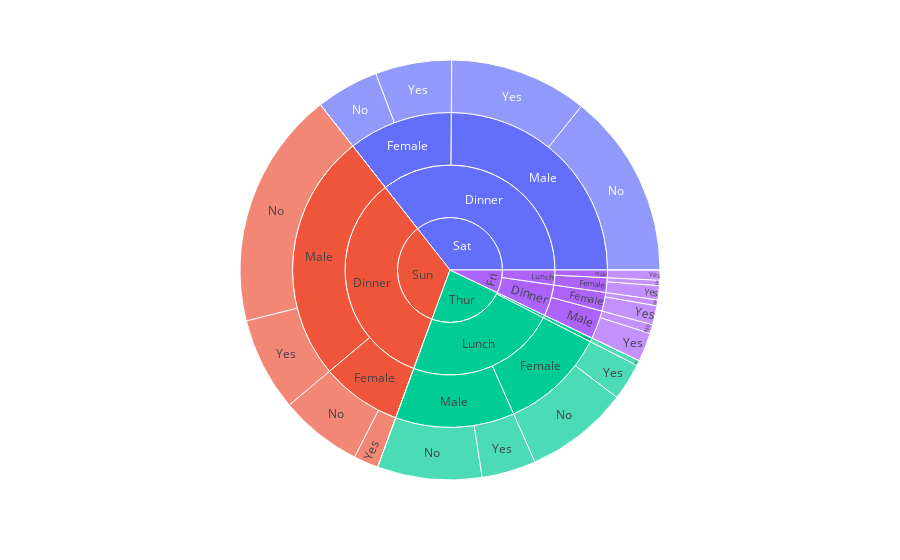

Source (notebook cell):
### Code cell
#sunbrust
px.sunburst(
    data_frame=tips,
    path=['day','time','sex','smoker'],
    values='tip'
)

### Figure 1 — Plotly figure (JSON) as saved in the notebook; plotly's stock layout.template omitted (floating-point values rounded to 4 significant figures)
{"data": [{"branchvalues": "total", "domain": {"x": [0, 1], "y": [0, 1]}, "hovertemplate": "labels=%{label}<br>tip=%{value}<br>parent=%{parent}<br>id=%{id}<extra></extra>", "ids": ["Thur/Lunch/Male/Yes", "Fri/Lunch/Male/Yes", "Sat/Lunch/Male/Yes", "Sun/Lunch/Male/Yes", "Thur/Dinner/Male/Yes", "Fri/Dinner/Male/Yes", "Sat/Dinner/Male/Yes", "Sun/Dinner/Male/Yes", "Thur/Lunch/Female/Yes", "Fri/Lunch/Female/Yes", "Sat/Lunch/Female/Yes", "Sun/Lunch/Female/Yes", "Thur/Dinner/Female/Yes", "Fri/Dinner/Female/Yes", "Sat/Dinner/Female/Yes", "Sun/Dinner/Female/Yes", "Thur/Lunch/Male/No", "Fri/Lunch/Male/No", "Sat/Lunch/Male/No", "Sun/Lunch/Male/No", "Thur/Dinner/Male/No", "Fri/Dinner/Male/No", "Sat/Dinner/Male/No", "Sun/Dinner/Male/No", "Thur/Lunch/Female/No", "Fri/Lunch/Female/No", "Sat/Lunch/Female/No", "Sun/Lunch/Female/No", "Thur/Dinner/Female/No", "Fri/Dinner/Female/No", "Sat/Dinner/Female/No", "Sun/Dinner/Female/No", "Thur/Lunch/Male", "Fri/Lunch/Male", "Sat/Lunch/Male", "Sun/Lunch/Male", "Thur/Dinner/Male", "Fri/Dinner/Male", "Sat/Dinner/Male", "Sun/Dinner/Male", "Thur/Lunch/Female", "Fri/Lunch/Female", "Sat/Lunch/Female", "Sun/Lunch/Female", "Thur/Dinner/Female", "Fri/Dinner/Female", "Sat/Dinner/Female", "Sun/Dinner/Female", "Thur/Lunch", "Fri/Lunch", "Sat/Lunch", "Sun/Lunch", "Thur/Dinner", "Fri/Dinner", "Sat/Dinner", "Sun/Dinner", "Thur", "Fri", "Sat", "Sun"], "labels": ["Yes", "Yes", "Yes", "Yes", "Yes", "Yes", "Yes", "Yes", "Yes", "Yes", "Yes", "Yes", "Yes", "Yes", "Yes", "Yes", "No", "No", "No", "No", "No", "No", "No", "No", "No", "No", "No", "No", "No", "No", "No", "No", "Male", "Male", "Male", "Male", "Male", "Male", "Male", "Male", "Female", "Female", "Female", "Female", "Female", "Female", "Female", "Female", "Lunch", "Lunch", "Lunch", "Lunch", "Dinner", "Dinner", "Dinner", "Dinner", "Thur", "Fri", "Sat", "Sun"], "name": "", "parents": ["Thur/Lunch/Male", "Fri/Lunch/Male", "Sat/Lunch/Male", "Sun/Lunch/Male", "Thur/Dinner/Male", "Fri/Dinner/Male", "Sat/Dinner/Male", "Sun/Dinner/Male", "Thur/Lunch/Female", "Fri/Lunch/Female", "Sat/Lunch/Female", "Sun/Lunch/Female", "Thur/Dinner/Female", "Fri/Dinner/Female", "Sat/Dinner/Female", "Sun/Dinner/Female", "Thur/Lunch/Male", "Fri/Lunch/Male", "Sat/Lunch/Male", "Sun/Lunch/Male", "Thur/Dinner/Male", "Fri/Dinner/Male", "Sat/Dinner/Male", "Sun/Dinner/Male", "Thur/Lunch/Female", "Fri/Lunch/Female", "Sat/Lunch/Female", "Sun/Lunch/Female", "Thur/Dinner/Female", "Fri/Dinner/Female", "Sat/Dinner/Female", "Sun/Dinner/Female", "Thur/Lunch", "Fri/Lunch", "Sat/Lunch", "Sun/Lunch", "Thur/Dinner", "Fri/Dinner", "Sat/Dinner", "Sun/Dinner", "Thur/Lunch", "Fri/Lunch", "Sat/Lunch", "Sun/Lunch", "Thur/Dinner", "Fri/Dinner", "Sat/Dinner", "Sun/Dinner", "Thur", "Fri", "Sat", "Sun", "Thur", "Fri", "Sat", "Sun", "", "", "", ""], "type": "sunburst", "values": [30.58, 5.7, 0, 0, 0, 16.23, 77.74, 52.82, 20.93, 7.98, 0, 0, 0, 10.8, 43.03, 14, 58.83, 0, 0, 0, 0, 5, 104.2, 134.0, 58.49, 3, 0, 0, 3, 3.25, 35.42, 46.61, 89.41, 5.7, 0, 0, 0, 21.23, 181.9, 186.8, 79.42, 10.98, 0, 0, 3, 14.05, 78.45, 60.61, 168.8, 16.68, 0, 0, 3, 35.28, 260.4, 247.4, 171.8, 51.96, 260.4, 247.4]}], "layout": {"legend": {"tracegroupgap": 0}, "margin": {"t": 60}}}
